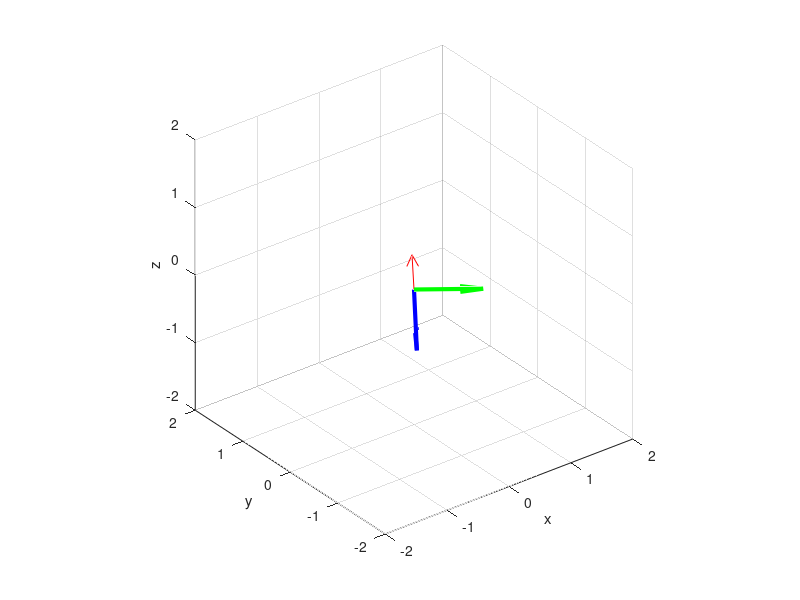

This chart was generated by the following MATLAB code: (Note: this script raises an error after producing the figure.)
clc;

m10 = 52321;
m11 = -37850;
m12 = -221;

m20 = 1922;
m21 = -1922;
m22 = -65445;

norm_m1 = norm([m10 m11 m12]/65535)
norm_m2 = norm([m20 m21 m22]/65535)

m0 = cross([m10 m11 m12]/65535, [m20 m21 m22]/65535) * 65535;

norm_m0 = norm(m0/65535)

m00 = m0(1)/norm_m0
m01 = m0(2)/norm_m0
m02 = m0(3)/norm_m0

% Calculate DCM

DCM = [m00 m01 m02;
       m10 m11 m12;
       m20 m21 m22]

DCM = DCM / 65535

%close all; 
figure;
quiver3(0, 0, 0, DCM(1,1), DCM(1,2), DCM(1,3), 'r'); hold on;
quiver3(0, 0, 0, DCM(2,1), DCM(2,2), DCM(2,3), 'g', 'LineWidth', 3); hold on;
quiver3(0, 0, 0, DCM(3,1), DCM(3,2), DCM(3,3), 'b', 'LineWidth', 3); hold on;
xlim([-2 2]);
ylim([-2 2]);
zlim([-2 2]);
xlabel('x');
ylabel('y');
zlabel('z');
axis square;

% Calculate quaterneion
   
quat = quaternionFromRotation(DCM)
%quat = [quat(2:4) quat(1)]
quatAsFix = quat*65535

% Calculate angle from quaternion

R = DCM;
pitch = -asind(R(3, 1));
roll  =  atan2d(R(3, 2), R(3, 3));
yaw   =  atan2d(R(2, 1), R(1, 1));

angleFromDCM = [roll pitch yaw]

% Directly convert quaternion to euler angles

[roll pitch yaw] = quaternionToEuler(quat);
angleFromQuat = [roll pitch yaw]

% Test vector rotation

qx = quaternionRotateVector(quat, [1 0 0])
dx = (DCM * [1 0 0]')'

qy = quaternionRotateVector(quat, [0 1 0])
dy = (DCM * [0 1 0]')'

qz = quaternionRotateVector(quat, [0 0 1])
dz = (DCM * [0 0 1]')'